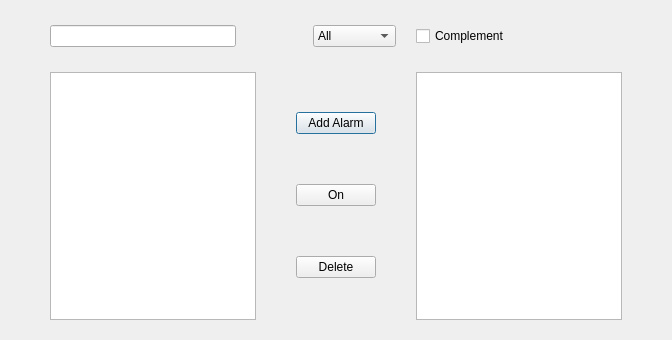
<?xml version="1.0" encoding="UTF-8"?>
<ui version="4.0">
 <class>AlarmW</class>
 <widget class="QDialog" name="AlarmW">
  <property name="geometry">
   <rect>
    <x>0</x>
    <y>0</y>
    <width>672</width>
    <height>340</height>
   </rect>
  </property>
  <property name="windowTitle">
   <string>Dialog</string>
  </property>
  <layout class="QGridLayout" name="gridLayout">
   <property name="leftMargin">
    <number>50</number>
   </property>
   <property name="topMargin">
    <number>25</number>
   </property>
   <property name="rightMargin">
    <number>50</number>
   </property>
   <property name="bottomMargin">
    <number>20</number>
   </property>
   <property name="horizontalSpacing">
    <number>20</number>
   </property>
   <property name="verticalSpacing">
    <number>25</number>
   </property>
   <item row="0" column="0">
    <widget class="QLineEdit" name="Edit_for_subname"/>
   </item>
   <item row="1" column="0" colspan="2">
    <widget class="QListWidget" name="list_of_alarms"/>
   </item>
   <item row="1" column="2" colspan="2">
    <layout class="QVBoxLayout" name="verticalLayout">
     <property name="spacing">
      <number>10</number>
     </property>
     <property name="leftMargin">
      <number>20</number>
     </property>
     <property name="rightMargin">
      <number>20</number>
     </property>
     <item>
      <widget class="QPushButton" name="add_new_alarm">
       <property name="sizePolicy">
        <sizepolicy hsizetype="Minimum" vsizetype="Maximum">
         <horstretch>0</horstretch>
         <verstretch>0</verstretch>
        </sizepolicy>
       </property>
       <property name="text">
        <string>Add Alarm</string>
       </property>
      </widget>
     </item>
     <item>
      <widget class="QPushButton" name="on_off_alarm">
       <property name="sizePolicy">
        <sizepolicy hsizetype="Minimum" vsizetype="Maximum">
         <horstretch>0</horstretch>
         <verstretch>0</verstretch>
        </sizepolicy>
       </property>
       <property name="text">
        <string>On</string>
       </property>
      </widget>
     </item>
     <item>
      <widget class="QPushButton" name="delete_alarm">
       <property name="sizePolicy">
        <sizepolicy hsizetype="Minimum" vsizetype="Maximum">
         <horstretch>0</horstretch>
         <verstretch>0</verstretch>
        </sizepolicy>
       </property>
       <property name="text">
        <string>Delete</string>
       </property>
      </widget>
     </item>
    </layout>
   </item>
   <item row="1" column="4">
    <widget class="QListWidget" name="weekday"/>
   </item>
   <item row="0" column="4">
    <widget class="QCheckBox" name="complement_box">
     <property name="text">
      <string>Complement</string>
     </property>
    </widget>
   </item>
   <item row="0" column="3">
    <widget class="QComboBox" name="filtr_box">
     <item>
      <property name="text">
       <string>All</string>
      </property>
     </item>
     <item>
      <property name="text">
       <string>Subname</string>
      </property>
     </item>
     <item>
      <property name="text">
       <string>Turn On</string>
      </property>
     </item>
    </widget>
   </item>
  </layout>
 </widget>
 <resources/>
 <connections/>
</ui>
